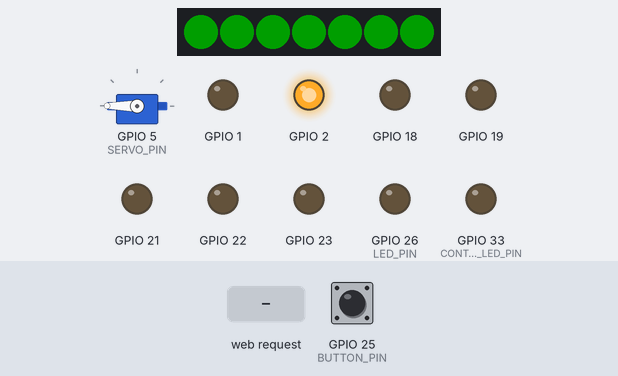
A sketch run on a simulated ESP32. On the bench: 7 RGB LEDs in strip order, left to right, servo, output pins drawn as LEDs (lit = HIGH). Dashed ring = blinking. The inputs (shaded band) are chosen by the test bench; at power-on: GPIO 25 (BUTTON_PIN) HIGH. Dim RGB values are drawn brighter than linear; WiFi joins after 1.5 s; servers stay silent unless stated; pins used as bus, display or sensor lines are not drawn; what the sketch prints to the serial monitor is not drawn.

Above: at 6.0 s.
6.1 s: HTTP request GET /look_players received
At 7.9 s:
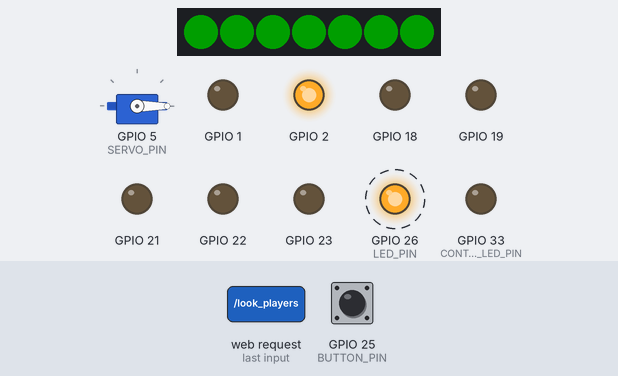
9.1 s: GPIO 25 (BUTTON_PIN) pulled LOW for 0.15 s
At 10.3 s:
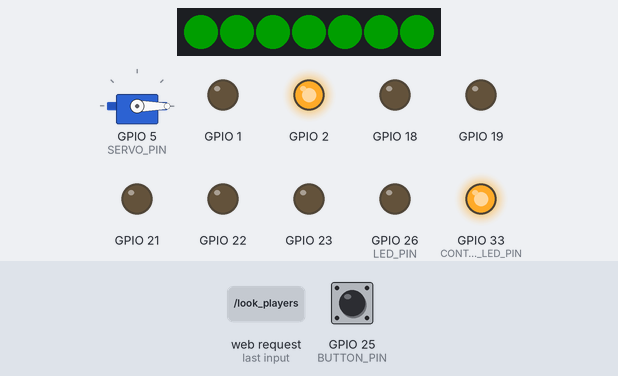
12.2 s: GPIO 25 (BUTTON_PIN) pulled LOW for 1 s
At 13.4 s:
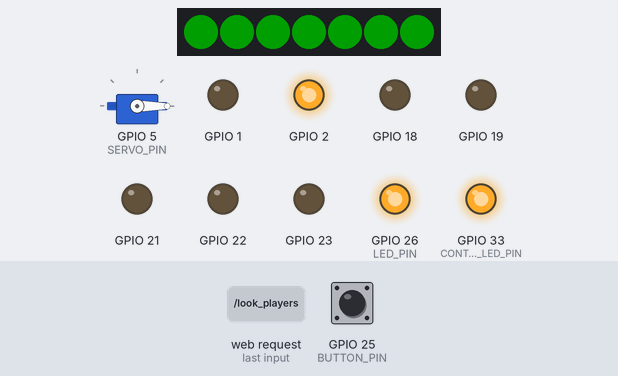
16.2 s: GPIO 25 (BUTTON_PIN) pulled LOW for 3.2 s
At 16.9 s:
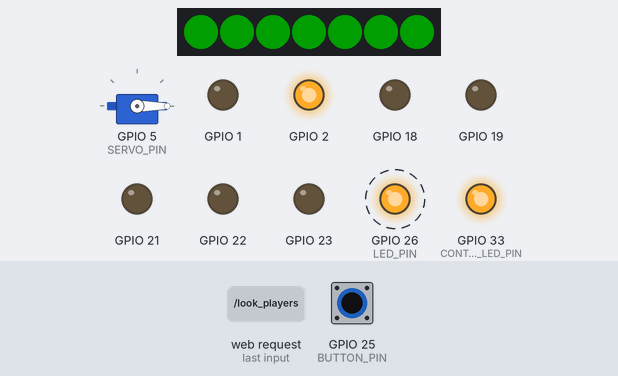
20.9 s: HTTP request GET /look_forward received
At 22.6 s:
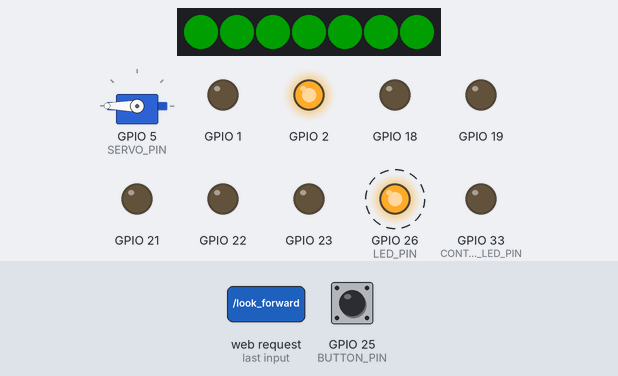
23.9 s: GPIO 25 (BUTTON_PIN) pulled LOW for 0.15 s
At 25.2 s:
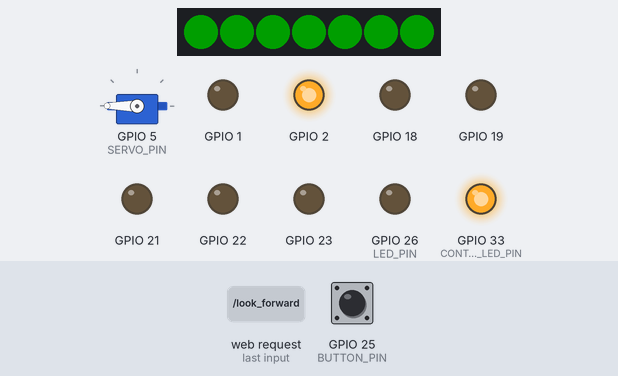
Timing chart, 0 to 28.0 s (numbered marks = the images above; inputs shaded):
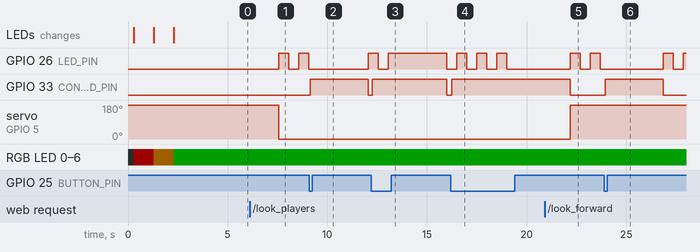

Measured:
- after the input at 6.1 s, servo on GPIO 5 (SERVO_PIN): 180° → 0° after 1.5 s
- after the input at 9.1 s, GPIO 33 (CONTROL_LED_PIN): LOW → HIGH after 0.05 s, → LOW 2.9 s later
- after the input at 12.2 s, GPIO 33 (CONTROL_LED_PIN): LOW → HIGH after 0.05 s, → LOW 3.8 s later
- after the input at 16.2 s, GPIO 26 (LED_PIN): goes on until 19.0 s, then stays LOW; GPIO 33 (CONTROL_LED_PIN): LOW → HIGH after 0.05 s
- after the input at 20.9 s, servo on GPIO 5 (SERVO_PIN): 0° → 180° after 1.3 s
- after the input at 23.9 s, GPIO 33 (CONTROL_LED_PIN): LOW → HIGH after 0.05 s, → LOW 2.9 s later

The sketch:

src.ino
```cpp
#include <WiFi.h>
#include "WebServerController.h"
#include "speaker.h"
#include "motors.h"
#include "led_ring.h"

// WiFi credentials
// const char* ssid = "Lenovo_hotspot";     // Replace with your WiFi SSID
// const char* password = "qqqqqqqq"; // Replace with your WiFi password
const char* ssid = "robot7";     // Replace with your WiFi SSID
const char* password = "okon123564"; // Replace with your WiFi password

// Web server controller
WebServerController webServer;

// LED blink on GPIO15 (non-blocking)
const int LED_PIN = 26; // GPIO 15
bool ledState = LOW;
unsigned long previousMillis = 0;
const unsigned long interval = 500; // toggle every 500 ms -> 1 Hz blink


const int SERVO_PIN = 5;
const int LOOKING_FORWARD_ANGLE = 180;
const int LOOKING_AT_PLAYERS_ANGLE = -3;

const int BUTTON_PIN = 25; // Button on D25
const int CONTROL_LED_PIN = 33; // LED on D33

Speaker speaker(4);  // speaker on GPIO 4

LedRing ledRing(16, 7);  // WS2812B LED ring on GPIO 35

static bool gameFinished = false;
void setup() {
  // Initialize speaker
  speaker.begin();
  speaker.soundGo();
  digitalWrite(4, 0);;
  speaker.detach();

  ledRing.begin();
      LedRing::setBrightness(30);   // global brightness
  LedRing::animateTrafficLight();

  Serial.begin(115200);
  Serial.println("ESP32 ready — LED on GPIO15, speaker on GPIO4");

  pinMode(LED_PIN, OUTPUT);
  digitalWrite(LED_PIN, ledState);

  // Setup button and control LED
  pinMode(BUTTON_PIN, INPUT_PULLUP); // Button with internal pull-up
  pinMode(CONTROL_LED_PIN, OUTPUT);
  digitalWrite(CONTROL_LED_PIN, LOW);

  // Connect to WiFi
  Serial.println();
  Serial.print("Connecting to WiFi: ");
  Serial.println(ssid);
  WiFi.begin(ssid, password);

  while (WiFi.status() != WL_CONNECTED) {
    delay(500);
    Serial.print(".");
  }

  Serial.println();
  Serial.println("WiFi connected!");
  Serial.print("IP address: ");
  Serial.println(WiFi.localIP());

  // Setup HTTP server
  webServer.setLedStatePtr(&ledState, LED_PIN);
  webServer.setServoConfig(SERVO_PIN, LOOKING_FORWARD_ANGLE, LOOKING_AT_PLAYERS_ANGLE);
  webServer.setSpeakerPtr(&speaker);
  webServer.setGameFinishedPtr(&gameFinished);
  webServer.setupRoutes();
  webServer.begin();

  Motors::begin(
      18, 21, 19,   // pwmA, Ain1, Ain2
      23, 1, 22,    // pwmB, Bin1, Bin2
      2             // STBY
  );
  Motors::setWheelDistance(0.18);
  Motors::setSpeed(0);
  Motors::setTurnRadius(INFINITY);
  Motors::update();

  // Initialize LED ring
}

void loop() {
  // Handle HTTP server requests
  webServer.handleClient();

  // Read button with debouncing
  static unsigned long lastDebounceTime = 0;
  static bool buttonState = false;
  static bool lastReading = HIGH;

  bool reading = digitalRead(BUTTON_PIN);

  if (reading != lastReading) {
    lastDebounceTime = millis();
  }

  if ((millis() - lastDebounceTime) > 50) {
    if (reading != buttonState) {
      buttonState = reading;
      bool buttonPressed = (buttonState == HIGH);
      if(buttonPressed) {
        gameFinished = true;
        Motors::setSpeed(0);
        Motors::update();
        speaker.soundWin();
      }
    }
  }

  lastReading = reading;

  // Control LED based on button
  bool buttonPressed = (buttonState == LOW);
  digitalWrite(CONTROL_LED_PIN, buttonPressed ? HIGH : LOW);

  unsigned long currentMillis = millis();

  // non-blocking LED blink
  if (currentMillis - previousMillis >= interval) {
    previousMillis = currentMillis;
    ledState = !ledState;
    digitalWrite(LED_PIN, ledState);
  }
}
```

WebServerController.cpp
```cpp
#include "WebServerController.h"
#include <Arduino.h>
#include "led_ring.h"

WebServerController::WebServerController() : server(80), ledState(nullptr), LED_PIN(0), SERVO_PIN(5), lookingForwardAngle(0), lookingAtPlayersAngle(180), speaker(nullptr), gameFinished(nullptr), currentSpeed(0) {}

void WebServerController::begin() {
  servo.attach(SERVO_PIN);
  servo.write(lookingForwardAngle);
  Serial.print("Servo attached to GPIO ");
  Serial.println(SERVO_PIN);

  server.begin();
  Serial.println("HTTP server started");
}

void WebServerController::handleClient() {
  server.handleClient();
}

void WebServerController::setLedStatePtr(bool* ledStatePtr, int ledPin) {
  ledState = ledStatePtr;
  LED_PIN = ledPin;
}

void WebServerController::setServoConfig(int servoPin, int forwardAngle, int playersAngle) {
  SERVO_PIN = servoPin;
  lookingForwardAngle = forwardAngle;
  lookingAtPlayersAngle = playersAngle;
}

void WebServerController::setSpeakerPtr(Speaker* speakerPtr) {
  speaker = speakerPtr;
}

void WebServerController::setGameFinishedPtr(bool* gameFinishedPtr) {
  gameFinished = gameFinishedPtr;
}

void WebServerController::setupRoutes() {

  server.on("/look_forward", [this]() { this->onLookForward(); });
  server.on("/look_players", [this]() { this->onLookPlayers(); });
  server.on("/reset", [this]() { this->onReset(); });

  server.onNotFound([this]() {
    String uri = server.uri();
    if(gameFinished != nullptr && *gameFinished) {
      server.send(201, "text/plain", "Game finished. No further commands accepted.");
      return;
    }
    if (uri.startsWith("/led/")) {
      int value = uri.substring(5).toInt();
      this->handleLed(value);
    } else if (uri.startsWith("/speed/")) {
      int value = uri.substring(7).toInt();
      this->handleSpeed(value);
    } else if (uri.startsWith("/turn/")) {
      int value = uri.substring(6).toInt();
      this->handleTurn(value);
    } else if (uri.startsWith("/sound/")) {
      int value = uri.substring(7).toInt();
      this->handleSound(value);
    } else {
      server.send(404, "text/plain", "Not Found");
    }
  });
}

void WebServerController::onLookForward() {
  servo.write(lookingForwardAngle);
  server.send(200, "text/plain", "Look forward command received");
}

void WebServerController::onLookPlayers() {
  servo.write(lookingAtPlayersAngle);
  server.send(200, "text/plain", "Look players command received");
}

void WebServerController::onReset() {
  server.send(200, "text/plain", "Reset command received");
}

void WebServerController::handleLed(uint16_t value) {
  switch (value) {
    case 1:
      LedRing::green();
      break;
    case 2:
      LedRing::yellow();
      break;
    case 3:
      LedRing::red();
      break;
    default:
      LedRing::setColor(0, 0, 0);
      break;
  }
  LedRing::applyAll();
  String response = "LED value set to: ";
  response += value;
  server.send(200, "text/plain", response);
}

void WebServerController::handleSpeed(int16_t value) {
  Motors::setSpeed(value);
  Motors::update();
  String response = "Speed value set to: ";
  response += value;
  server.send(200, "text/plain", response);
}

void WebServerController::handleTurn(uint16_t value) {
  String response = "Turn value set to: ";
  response += value;
  server.send(200, "text/plain", response);
}

void WebServerController::handleSound(uint16_t value) {
  if (speaker != nullptr) {
    speaker->begin();
    switch (value) {
      case 1:
        speaker->soundWin();
        break;
      case 2:
        speaker->soundLoss();
        break;
      case 3:
        speaker->soundGo();
        break;
      case 4:
        speaker->soundHalt();
        break;
    }
    speaker->detach();
  }
  String response = "Sound value set to: ";
  response += value;
  server.send(200, "text/plain", response);
}
```

WebServerController.h
```cpp
#ifndef WEB_SERVER_CONTROLLER_H
#define WEB_SERVER_CONTROLLER_H

#include <WebServer.h>
#include <ESP32Servo.h>
#include "motors.h"
#include "speaker.h"

class WebServerController {
public:
  WebServerController();
  void begin();
  void handleClient();
  void setupRoutes();

  // Reference to LED state for control
  void setLedStatePtr(bool* ledStatePtr, int ledPin);
  void setServoConfig(int servoPin, int forwardAngle, int playersAngle);
  void setSpeakerPtr(Speaker* speakerPtr);
  void setGameFinishedPtr(bool* gameFinishedPtr);

private:
  WebServer server;
  bool* ledState;
  int LED_PIN;
  Servo servo;
  int SERVO_PIN;
  int lookingForwardAngle;
  int lookingAtPlayersAngle;
  Speaker* speaker;
  bool* gameFinished;
  uint16_t currentSpeed;

  void onLookForward();
  void onLookPlayers();
  void onReset();
  void handleLed(uint16_t value);
  void handleSpeed(int16_t value);
  void handleTurn(uint16_t value);
  void handleSound(uint16_t value);
};

#endif
```

led_ring.cpp
```cpp
#include "led_ring.h"

// ---- Static state ----
uint8_t LedRing::_r = 0;
uint8_t LedRing::_g = 0;
uint8_t LedRing::_b = 0;
uint8_t LedRing::_brightness = 255;

LedRing* LedRing::_instances[4] = { nullptr };
uint8_t LedRing::_instanceCount = 0;

LedRing::LedRing(uint8_t pin, uint16_t ledCount)
    : _ledCount(ledCount),
      _strip(ledCount, pin, NEO_GRB + NEO_KHZ800)
{
}

void LedRing::begin() {
    _strip.begin();
    _strip.setBrightness(_brightness);
    _strip.show();

    // Register instance
    if (_instanceCount < 4) {
        _instances[_instanceCount++] = this;
    }
}

void LedRing::clear() {
    _strip.clear();
    _strip.show();
}

// ---- Instance apply ----
void LedRing::apply() {
    _strip.setBrightness(_brightness);

    uint32_t color = _strip.Color(_r, _g, _b);
    for (uint16_t i = 0; i < _ledCount; i++) {
        _strip.setPixelColor(i, color);
    }
    _strip.show();
}

// ---- Global setters ----
void LedRing::setColor(uint8_t r, uint8_t g, uint8_t b) {
    _r = r;
    _g = g;
    _b = b;
    applyAll();
}

void LedRing::setBrightness(uint8_t brightness) {
    _brightness = brightness;
    applyAll();
}

// ---- Global color shortcuts ----
void LedRing::red() {
    setColor(255, 0, 0);
}

void LedRing::yellow() {
    setColor(255, 150, 0);
}

void LedRing::green() {
    setColor(0, 255, 0);
}

// ---- Apply to ALL instances ----
void LedRing::applyAll() {
    for (uint8_t i = 0; i < _instanceCount; i++) {
        _instances[i]->apply();
    }
}

// ---- Global animation ----
void LedRing::animateTrafficLight() {
    red();
    delay(1000);

    yellow();
    delay(1000);

    green();
    delay(1000);
}
```

led_ring.h
```cpp
#ifndef LED_RING_H
#define LED_RING_H

#include <Arduino.h>
#include <Adafruit_NeoPixel.h>

class LedRing {
public:
    LedRing(uint8_t pin, uint16_t ledCount);

    void begin();
    void clear();

    // ---- GLOBAL CONTROL (no object needed) ----
    static void setColor(uint8_t r, uint8_t g, uint8_t b);
    static void setBrightness(uint8_t brightness);

    static void red();
    static void yellow();
    static void green();

    static void applyAll();
    static void animateTrafficLight();

private:
    uint16_t _ledCount;
    Adafruit_NeoPixel _strip;

    void apply(); // apply static state to THIS instance

    // ---- Global shared state ----
    static uint8_t _r;
    static uint8_t _g;
    static uint8_t _b;
    static uint8_t _brightness;

    // ---- Instance registry ----
    static LedRing* _instances[4];   // supports up to 4 rings
    static uint8_t _instanceCount;
};

#endif
```

motors.cpp
```cpp
#include "motors.h"

// ---------- Static member definitions ----------
uint8_t Motors::_pwmA;
uint8_t Motors::_ain1;
uint8_t Motors::_ain2;
uint8_t Motors::_pwmB;
uint8_t Motors::_bin1;
uint8_t Motors::_bin2;
uint8_t Motors::_stby;

int16_t Motors::_basePwm = 0;
float   Motors::_turnRadius = INFINITY;
float   Motors::_wheelDist = 0.12;  // default 12 cm

// ---------- Initialization ----------
void Motors::begin(
  uint8_t pwmA, uint8_t ain1, uint8_t ain2,
  uint8_t pwmB, uint8_t bin1, uint8_t bin2,
  uint8_t stby
) {
  _pwmA = pwmA; _ain1 = ain1; _ain2 = ain2;
  _pwmB = pwmB; _bin1 = bin1; _bin2 = bin2;
  _stby = stby;

  pinMode(_ain1, OUTPUT);
  pinMode(_ain2, OUTPUT);
  pinMode(_bin1, OUTPUT);
  pinMode(_bin2, OUTPUT);
  pinMode(_stby, OUTPUT);

  digitalWrite(_stby, HIGH);  // enable driver
  stop();
}

// ---------- Public API ----------
void Motors::setSpeed(int16_t pwm) {
  _basePwm = constrain(pwm, -255, 255);
}

void Motors::setTurnRadius(float radius) {
  _turnRadius = radius;
}

void Motors::setWheelDistance(float meters) {
  _wheelDist = meters;
}

void Motors::standby(bool enable) {
  digitalWrite(_stby, enable ? LOW : HIGH);
}

void Motors::stop() {
  driveMotor(_pwmA, _ain1, _ain2, 0);
  driveMotor(_pwmB, _bin1, _bin2, 0);
}

// ---------- Core update logic ----------
void Motors::update() {
  float leftFactor = 1.0;
  float rightFactor = 1.0;

  if (_turnRadius == 0.0f) {
    // In-place rotation
    leftFactor  = -1.0;
    rightFactor =  1.0;
  }
  else if (!isinf(_turnRadius)) {
    // Differential drive curvature
    leftFactor  = (_turnRadius - _wheelDist / 2.0f) / _turnRadius;
    rightFactor = (_turnRadius + _wheelDist / 2.0f) / _turnRadius;
  }

  int16_t pwmL = constrain(_basePwm * leftFactor,  -255, 255);
  int16_t pwmR = constrain(_basePwm * rightFactor, -255, 255);

  driveMotor(_pwmA, _ain1, _ain2, pwmL);
  driveMotor(_pwmB, _bin1, _bin2, pwmR);
}

// ---------- Low-level motor drive ----------
void Motors::driveMotor(
  uint8_t pwmPin, uint8_t in1, uint8_t in2, int16_t pwm
) {
  if (pwm > 0) {
    digitalWrite(in1, HIGH);
    digitalWrite(in2, LOW);
  } else if (pwm < 0) {
    digitalWrite(in1, LOW);
    digitalWrite(in2, HIGH);
    pwm = -pwm;
  } else {
    digitalWrite(in1, LOW);
    digitalWrite(in2, LOW);
  }

  pwm = constrain(pwm, 0, 255);

  // Latest ESP32 LEDC API (pin-based)
  ledcAttach(pwmPin, 1000, _pwmResolution);
  ledcWrite(pwmPin, pwm);
}
```

motors.h
```cpp
#pragma once
#include <Arduino.h>

class Motors {
public:
  // TB6612FNG wiring
  static void begin(
    uint8_t pwmA, uint8_t ain1, uint8_t ain2,
    uint8_t pwmB, uint8_t bin1, uint8_t bin2,
    uint8_t stby
  );

  // State setters
  static void setSpeed(int16_t pwm);        // -255..255 (forward/backward)
  static void setTurnRadius(float radius);  // meters, +right, -left, INF = straight

  // Apply current state to motors
  static void update();

  // Safety
  static void stop();
  static void standby(bool enable);

  // Robot geometry
  static void setWheelDistance(float meters);

private:
  // Pins
  static uint8_t _pwmA, _ain1, _ain2;
  static uint8_t _pwmB, _bin1, _bin2;
  static uint8_t _stby;

  // State
  static int16_t _basePwm;     // -255..255
  static float   _turnRadius;  // meters
  static float   _wheelDist;   // meters

  static constexpr uint8_t _pwmResolution = 8;

  static void driveMotor(uint8_t pwmPin, uint8_t in1, uint8_t in2, int16_t pwm);
};
```

speaker.cpp
```cpp
#include "speaker.h"

// ---------- Note frequencies ----------
#define NOTE_C4  262
#define NOTE_D4  294
#define NOTE_E4  330
#define NOTE_F4  349
#define NOTE_G4  392
#define NOTE_A4  440
#define NOTE_B4  494
#define NOTE_C5  523
#define NOTE_D5  587
#define NOTE_E5  659
#define NOTE_G5  784
#define NOTE_C6  1047

#define NOTE_DS5  622
#define NOTE_F5   698
#define NOTE_G5   784

#define REST 0

// ---------- Melodies (NOTE, DURATION) ----------

// Win melody (happy upward)
static const int winMelody[] = {
  NOTE_C4, 8, NOTE_E4, 8, NOTE_G4, 8,
  NOTE_C5, 4, NOTE_E5, 4, NOTE_C6, 2
};

// Loss melody (descending)
static const int lossMelody[] = {
  NOTE_C5, 8, NOTE_B4, 8, NOTE_A4, 8,
  NOTE_G4, 4, NOTE_E4, 4, NOTE_C4, 2
};

Speaker::Speaker(uint8_t pin) : _pin(pin) {}

void Speaker::begin() {
  // nothing to initialize yet
}

void Speaker::playTone(uint32_t freq, uint32_t duration) {
  if (freq == REST) {
    delay(duration);
    return;
  }

  ledcAttach(_pin, freq, _resolution);
  ledcWrite(_pin, _volume);

  delay(duration);

  ledcDetach(_pin);
}

void Speaker::playMelody(const int *melody, int length, int tempo) {
  int wholenote = (60000 * 4) / tempo;

  for (int i = 0; i < length; i += 2) {
    int note = melody[i];
    int divider = melody[i + 1];

    int noteDuration = wholenote / divider;
    playTone(note, noteDuration * 0.9);
    delay(noteDuration * 0.1);
  }
}

// ---------- Public sound effects ----------

// 🔴 HALT: loud continuous buzzer
void Speaker::soundHalt() {
  playTone(NOTE_D4, 150);
  playTone(NOTE_C4, 150);
}

// 🟢 GO: short chime
void Speaker::soundGo() {
  playTone(NOTE_C5, 150);
  playTone(NOTE_E5, 150);
}

// 🏆 WIN: happy melody
void Speaker::soundWin() {
  playMelody(winMelody, sizeof(winMelody) / sizeof(int), 120);
}

// 💀 LOSS: sad tune
void Speaker::soundLoss() {
  playMelody(lossMelody, sizeof(lossMelody) / sizeof(int), 90);
}

void Speaker::detach() {
  // Ensure speaker is silent
  ledcWrite(_pin, 0);

  // Release PWM hardware from the pin
  ledcDetach(_pin);
}
```

speaker.h
```cpp
#pragma once
#include <Arduino.h>

class Speaker {
public:
  explicit Speaker(uint8_t pin);

  void begin();

  // Sound effects
  void soundHalt();   // loud buzzer
  void soundGo();     // short chime
  void soundWin();    // melody
  void soundLoss();   // tune

  void detach();

private:
  uint8_t _pin;
  uint8_t _resolution = 8;
  uint32_t _volume = 200;  // loud by default

  void playTone(uint32_t freq, uint32_t duration);
  void playMelody(const int *melody, int length, int tempo);
};
```
